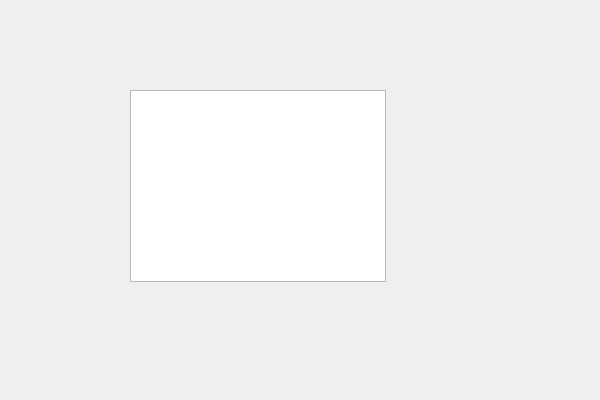
<?xml version="1.0" encoding="UTF-8"?>
<ui version="4.0">
 <class>DepthClass</class>
 <widget class="QWidget" name="DepthClass">
  <property name="geometry">
   <rect>
    <x>0</x>
    <y>0</y>
    <width>600</width>
    <height>400</height>
   </rect>
  </property>
  <property name="windowTitle">
   <string>Depth</string>
  </property>
  <widget class="qbx_Depth" name="graphicsDepth">
   <property name="geometry">
    <rect>
     <x>130</x>
     <y>90</y>
     <width>256</width>
     <height>192</height>
    </rect>
   </property>
  </widget>
 </widget>
 <layoutdefault spacing="6" margin="11"/>
 <customwidgets>
  <customwidget>
   <class>qbx_Depth</class>
   <extends>QGraphicsView</extends>
   <header location="global">qbx_Depth.h</header>
  </customwidget>
 </customwidgets>
 <resources>
  <include location="depth.qrc"/>
 </resources>
 <connections/>
</ui>
